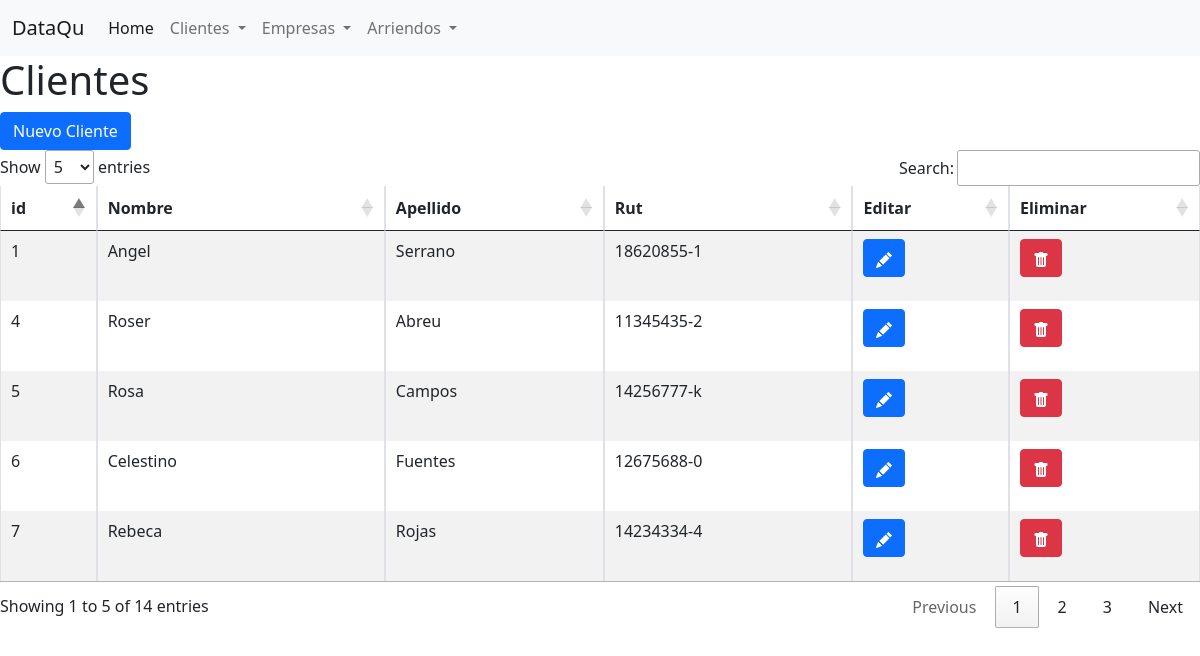
/clientes/, run on an earlier commit of the app's database.
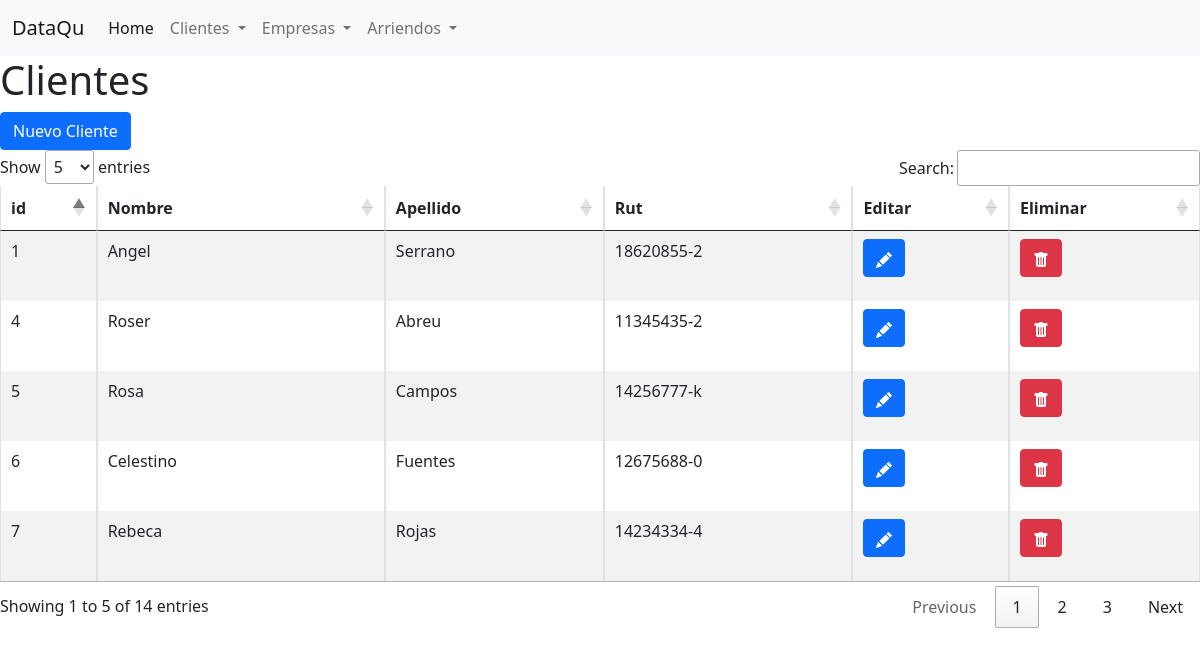
And on a later commit of the database.
### arriendos/models.py (models this page shows, shortened)
class Cliente(models.Model):
    rut = models.CharField(max_length=40)
    nombre = models.CharField(max_length=40)
    apellido = models.CharField(max_length=40,default=None, blank=True, null=True)

### arriendos/views.py (the view)
# urls.py: path('clientes/',views.ListaClientes,name='clientes'),
def ListaClientes(request):
    clientes = Cliente.objects.all().order_by('-id')
    serializer = ClienteSerializer(clientes, many=True)
    context={
        "data":clientes
    }
    return render(request,'clientes.html',context)

### arriendos/templates/clientes.html (shortened to what this page needs)
{% extends './base.html' %}
{% block content %}
<h1>Clientes</h1>
<span>
    <a href="../newcliente" class="btn btn-primary">Nuevo Cliente</a>
</span>
<div class="table-responsive">
<table id="example" class="table table-striped table-bordered" width="100%" >
    <thead>
        <tr>
            <th>id</th>
            <th>Nombre</th>
            <th>Apellido</th>
            <th>Rut</th>
            <th>Editar</th>
            <th>Eliminar</th>
        </tr>
    </thead>
    <tbody>
    {% for elem in data %}
        <tr>
            <td> {{elem.id}}</td>
            <td> {{elem.nombre}}</td>
            <td> {{elem.apellido}}</td>
            <td> {{elem.rut}}</td>
            <td><p data-placement="top" data-toggle="tooltip" title="Edit">
                <a href="/updcliente/{{elem.id}}" class="btn btn-primary btn-xs" data-title="edit" data-toogle="modal" data-target="#edit">
                </a>
                </p>
            </td>
            <td>
                <p data-placement="top" data-toggle="tooltip" title="Delete">
                    <a href="/cliente-delete/{{elem.id}}" class="btn btn-danger btn-xs" data-title="delete" data-toogle="modal" data-target="#delete">
                </a>
            </p>
            </td>
        </tr>
    {% endfor %}
    </tbody>
</table>
</div>
{% endblock %}

What changed in the data, as far as the page shows it:
changed Cliente "Angel": rut "18620855-1" → "18620855-2"
